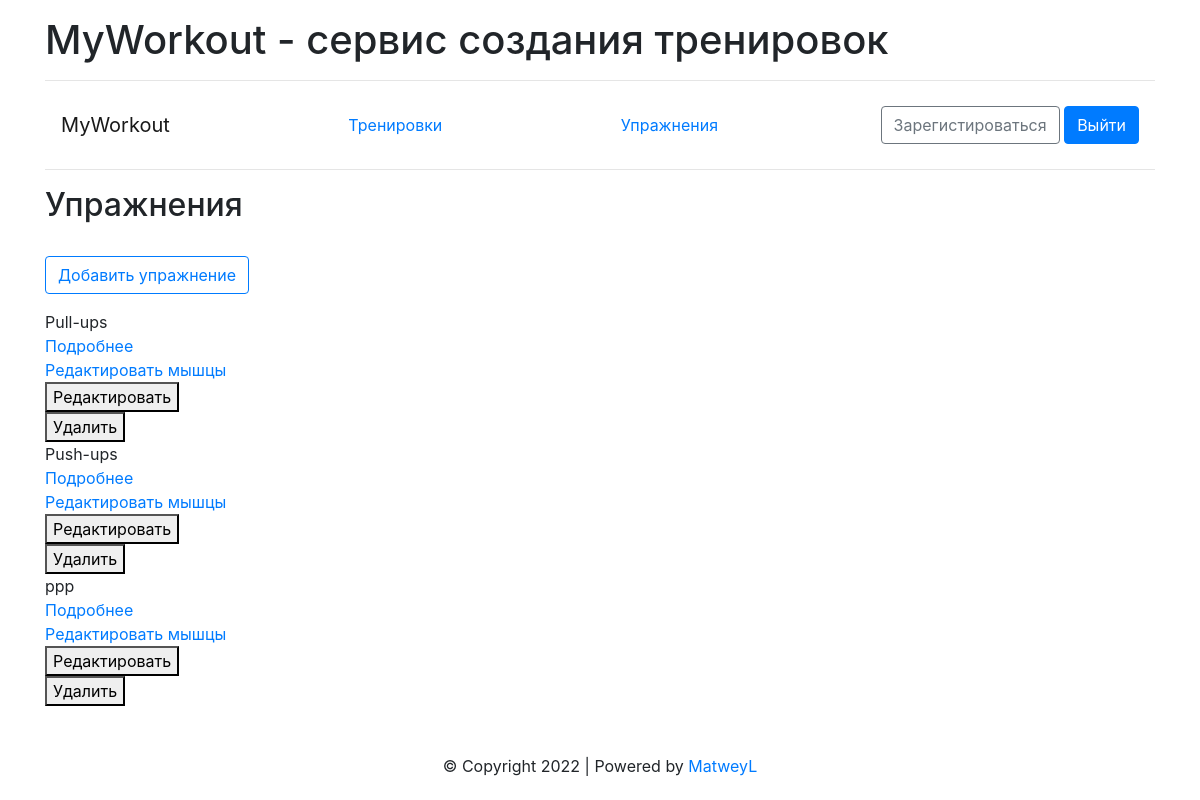
The app's page /exercises/ (signed in), older data.
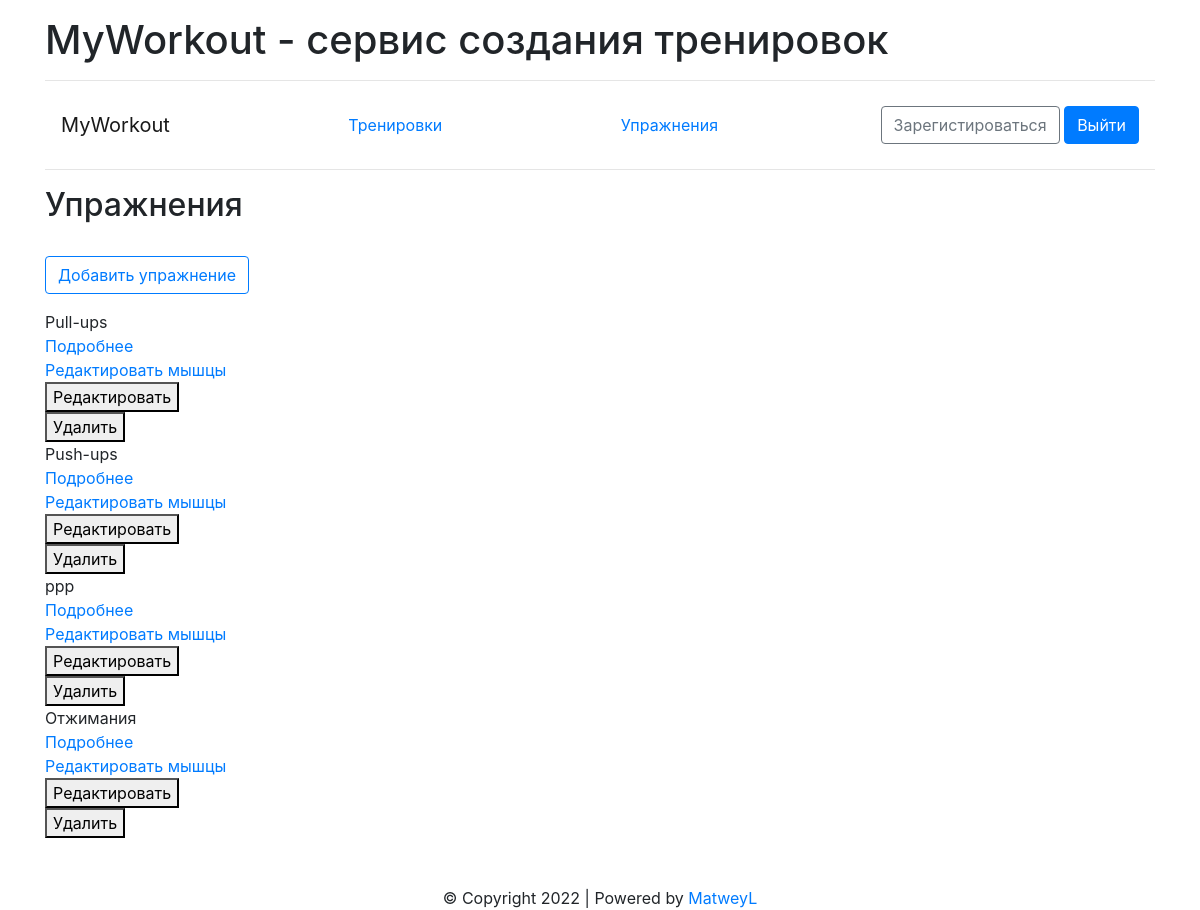
The same page, newer data.
### app/models/base.py (models this page shows)
class Exercise(db.Model, Base):
    id = db.Column(db.Integer, primary_key=True, index=True, autoincrement=True)
    myworkout_user_id = db.Column(db.Integer, db.ForeignKey('myworkout_user.id'), nullable=True)
    name = db.Column(db.String(64), nullable=False)
    description = db.Column(db.Text, nullable=True)
    timestamp = db.Column(db.DateTime, default=datetime.datetime.utcnow())

### app/web/exercise.py (the view)
@exercise.route('/',  methods=["GET"])
def get_exercises():
    e_crud = ExerciseCRUD()
    user_id = current_user.id
    exercises = e_crud.get_all(user_id)
    return render_template("exercise/exercises.html", exercises=exercises)

### app/crud/exercise.py (called while the page is built)
    def get_all(self, user_id):
        return db.session.execute(db.select(Exercise).filter(Exercise.myworkout_user_id == user_id)).scalars()

### app/utils/base.py (called while the page is built)
    def __call__(cls, *args, **kwargs):
        if cls not in cls._instances:
            cls._instances[cls] = super(Singleton, cls).__call__(*args, **kwargs)
        return cls._instances[cls]

### app/web/auth.py (called while the page is built)
@login_manager.user_loader
def load_user(user_id):
    return MyworkoutUser.query.get(user_id)

### app/web/exercise.py (called while the page is built)
@exercise.before_request
def check_authorization():
    if current_user.is_anonymous:
        return redirect(url_for("auth.login"))

### app/web/templates/exercise/exercises.html
{% extends "layouts/base.html" %}
{% block heading %}
Упражнения
{% endblock %}
{% block content %}
    <a class="btn btn-outline-primary mt-3" href="{{ url_for('exercise.create_exercise') }}">Добавить упражнение</a>
    <div class="mt-3">
        {% if exercises %}
            {% for exercise in exercises %}
                <div>
                    <div>{{ exercise.name }}</div>
                    <div><a href="{{ url_for('exercise.get_exercise', exercise_id=exercise.id) }}">Подробнее</a></div>
                    <div><a href="{{ url_for('exercise.add_muscle', exercise_id=exercise.id) }}">Редактировать мышцы</a></div>
                    <form action="{{ url_for('exercise.update_exercise', exercise_id=exercise.id) }}" method="GET">
                        <button type="submit">Редактировать</button>
                    </form>
                    <form action="{{ url_for('exercise.delete_exercise', exercise_id=exercise.id) }}" method="DELETE">
                        <button type="submit">Удалить</button>
                    </form>
                </div>
              {% endfor %}
        {% endif %}
    </div>
{% endblock %}

Row changes from the older to the newer data that the page shows:
added Exercise: name "Отжимания"
